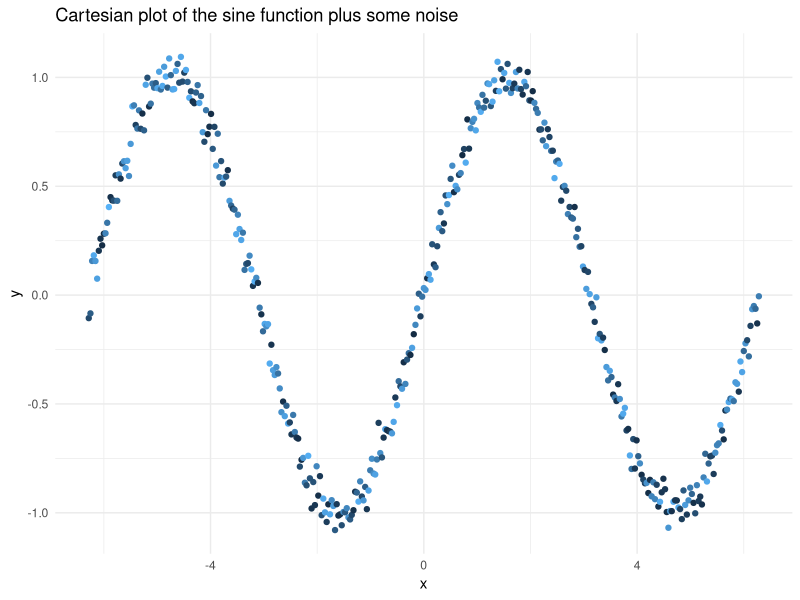

This chart was generated by the following R code:
## ---- chunk 1
library(ggplot2)
x <- seq(-(2)*pi, (2)*pi, by = pi/100)

y <- sin(x) + rnorm(x, 0, sd = .05)
z <- sample(y)
df <- data.frame('x' = x, 'y' = y, 'z' = z)
ggplot(df, aes(x = x, y = y, color = z)) +
                        geom_point() +
                        theme_minimal()+
                        coord_cartesian() +
                        theme(legend.position = 'none') +
                        labs(title = paste('Cartesian plot of the sine function plus some noise'))
